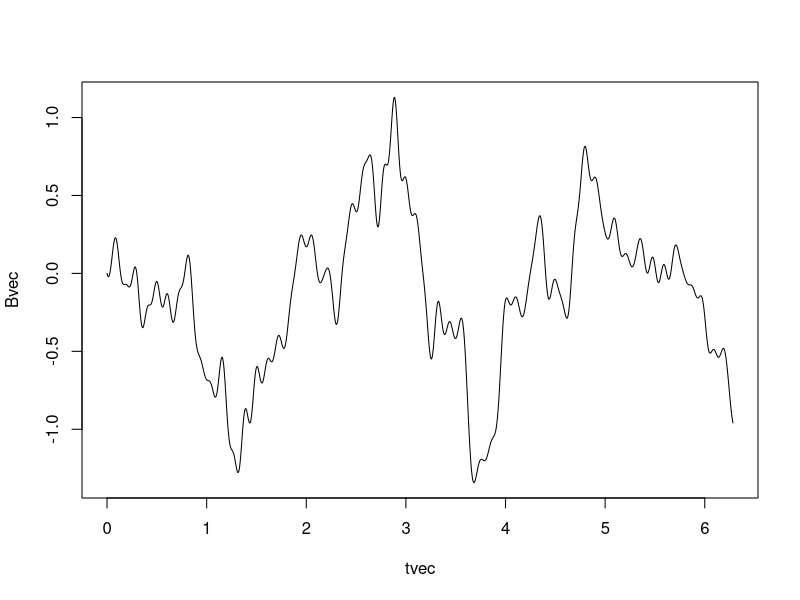
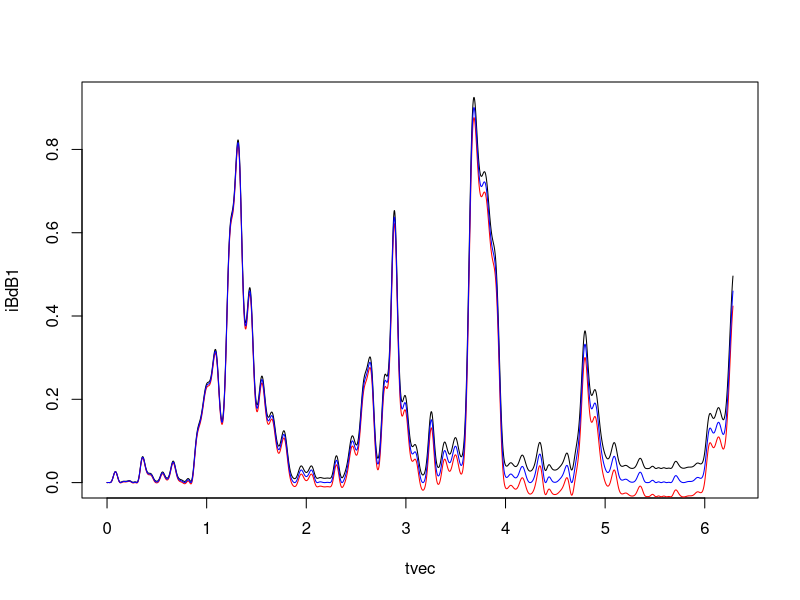

These charts were generated, in order, by the following R code:
### Sample BM

T <- 2*pi
N <- 64

### Sample random Fourier coefficients
V <- (rnorm(2*N+1) + 1i*rnorm(2*N+1))/(sqrt(2*pi))

### Associated frequencies
omega <- (-N):N

### Function to evaluate B.M. at a given time, for the V coefficients in globalenv
evalB <- function(t)
    {
        ## Hack to deal with 0 frequency
        omega <- omega + 1e-8

        return(sum(Re((exp(1i*omega*t)-1)*(V/(1i*omega)))))
    }

evalW <- function(t) sum(Re(exp(1i*omega*t)*V))

    
tvec <- seq(0,T,length=10001)
Bvec <- sapply(tvec,evalB)

dt <- diff(tvec[1:2])

plot(tvec,Bvec,type="l")

iBdB1 <- c(0,cumsum(Bvec[-1]*(diff(Bvec))))
iBdB2 <- c(0,cumsum(Bvec[-length(Bvec)]*(diff(Bvec))))
iBdB3 <- 0.5*Bvec^2

integrand <- function(tvec)sapply(tvec,function(t)evalB(t)*evalW(t))

iBdB4 <- integrate(integrand,lower=0,upper=T)

plot(tvec,iBdB1,type="l")
lines(tvec,iBdB2,col="red")
lines(tvec,iBdB3,col="blue")

